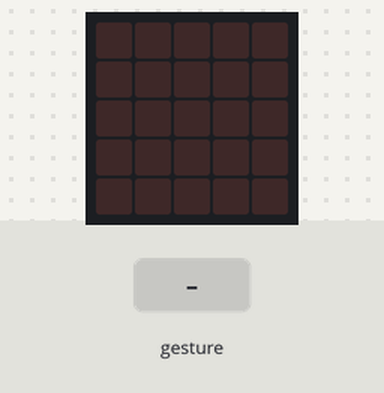
A program run on a simulated BBC micro:bit (MakeCode). Shown: the board's 5×5 LED display. The inputs (shaded band) are chosen by the test bench. Random numbers come from a fixed seed; a tilt is held for 1.5 s and a shake lasts 1 s, then the board lies face up again.

Above: at 1.2 s.
1.3 s: gesture 'shake'
At 4.9 s:
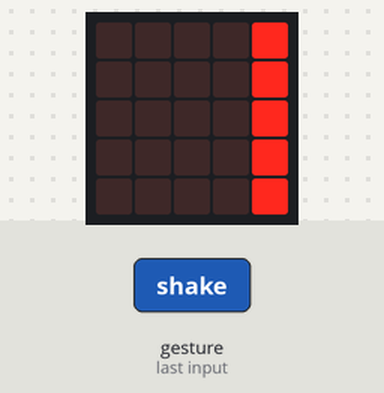
At 6.1 s:
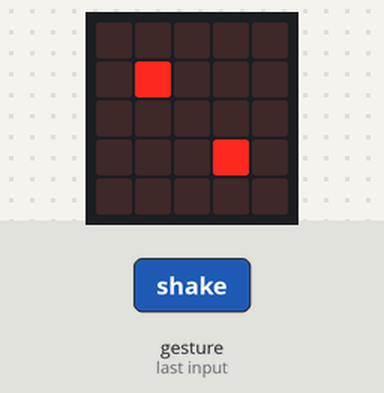
Timing chart, 0 to 7.6 s (numbered marks = the images above; inputs shaded):
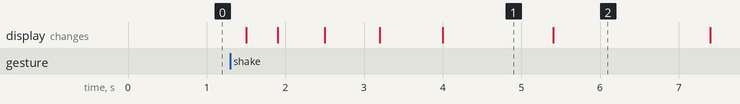

The program:

main.ts
```typescript
let szam = 0
input.onGesture(Gesture.Shake, function () {
    for (let index = 0; index < 1; index++) {
        basic.showLeds(`
            # . . . .
            # . . . .
            # . . . .
            # . . . .
            # . . . .
            `)
        basic.showLeds(`
            . # . . .
            . # . . .
            . # . . .
            . # . . .
            . # . . .
            `)
        basic.pause(200)
        basic.showLeds(`
            . . # . .
            . . # . .
            . . # . .
            . . # . .
            . . # . .
            `)
        basic.pause(300)
        basic.showLeds(`
            . . . # .
            . . . # .
            . . . # .
            . . . # .
            . . . # .
            `)
        basic.pause(400)
        basic.showLeds(`
            . . . . #
            . . . . #
            . . . . #
            . . . . #
            . . . . #
            `)
    }
    basic.pause(1000)
    szam = randint(1, 6)
    basic.pause(2000)
    szam = 0
    basic.clearScreen()
})
basic.forever(function () {
    if (szam == 1) {
        basic.showLeds(`
            . . . . .
            . . . . .
            . . # . .
            . . . . .
            . . . . .
            `)
    }
    if (szam == 2) {
        basic.showLeds(`
            . . . . .
            . # . . .
            . . . . .
            . . . # .
            . . . . .
            `)
    }
    if (szam == 3) {
        basic.showLeds(`
            . . . . .
            . # . . .
            . . # . .
            . . . # .
            . . . . .
            `)
    }
    if (szam == 4) {
        basic.showLeds(`
            . . . . .
            . # . # .
            . . . . .
            . # . # .
            . . . . .
            `)
    }
    if (szam == 5) {
        basic.showLeds(`
            . . . . .
            . # . # .
            . . # . .
            . # . # .
            . . . . .
            `)
    }
    if (szam == 6) {
        basic.showLeds(`
            . . . . .
            . # . # .
            . # . # .
            . # . # .
            . . . . .
            `)
    }
})
```

test.ts
```typescript
// ide kerülnek a tesztek; a rendszer ezt nem kompilálja, ha a csomagot bővítményként használják.
```

Measured:
- after the input at 1.3 s, the display: first changes after 0.20 s (image 1 shows a later state)
- what the display in image 1 shows lasts 1.4 s, from 4.0 s to 5.4 s
